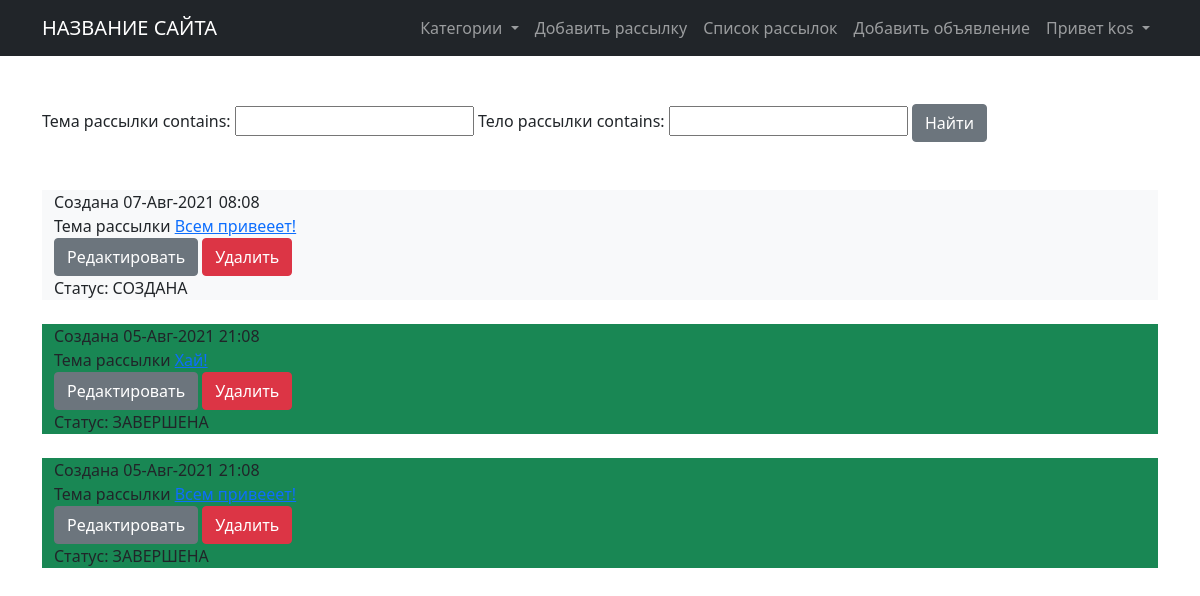
The app's page /mailing/ (signed in) with its own data.
### mailing/models.py (models this page shows)
class Mailing(models.Model):
    subject = models.CharField(max_length=128, verbose_name='Тема рассылки')
    body = models.TextField(blank=True, null=True, verbose_name='Тело рассылки')
    create_date = models.DateTimeField(auto_now_add=True, verbose_name='Время добавления')
    finished = models.BooleanField(default=False)

### mailing/views.py (the view)
# urls.py: path('', MailingListView.as_view(), name='mailing_list'),
class MailingListView(LoginRequiredMixin, PermissionRequiredMixin, ListView):
    model = Mailing
    template_name = 'mailing_list.html'
    permission_required = ('mailing.add_mailing',)
    context_object_name = 'mailings'
    queryset = Mailing.objects.order_by('-id')
    paginate_by = 10
    def get_context_data(self, **kwargs):  # забираем отфильтрованные объекты переопределяя метод get_context_data у наследуемого класса (привет, полиморфизм, мы скучали!!!)
        context = super().get_context_data(**kwargs)
        context['filter'] = MailingFilter(self.request.GET, queryset=self.get_queryset())
        return context

### posts/custom_context_processor.py (called while the page is built)
def site_name_render(request):
    return {
        'site_name': Site.objects.get_current().name,
    }

def cat_names_render(request):
    cat_names = {i.name: i.label for i in Post.Category}
    return {
        'cat_names': cat_names,
    }

### posts/templatetags/custom_filters.py (called while the page is built)
@register.filter(name='get_item')
def get_item(dictionary, key):
    return dictionary.get(key)

@register.filter(name='has_group')
def has_group(user, group_name):
    return user.groups.filter(name=group_name).exists()

### templates/mailing_list.html (shortened to what this page needs)
{% extends 'base.html' %}
{% block content %}
<form method="GET">
    {{ filter.form }}
    <input type="submit" value="Найти" class="btn btn-secondary">
</form>
    <br/><br/>
    {% for mailing in filter.qs %}
        {% if mailing.finished %}
            <div class="container px-8 bg-success">
        {% else %}
            <div class="container px-8 bg-light">
        {% endif %}
                Создана {{ mailing.create_date|date:'d-M-Y H:m' }}<br/>
                Тема рассылки <a href="{% url 'mailing_detail' mailing.id %}" >{{ mailing.subject|truncatechars:21 }}</a><br/>
                <a href="{% url 'mailing_update' mailing.id %}" class="btn btn-secondary">Редактировать</a>
                <a href="{% url 'mailing_delete' mailing.id %}" class="btn btn-danger">Удалить</a><br/>
                Статус:
                    {% if mailing.finished %}
                        ЗАВЕРШЕНА
                    {% else %}
                        СОЗДАНА
                    {% endif %}
            </div>
<br/>
{% endfor %}
{% endblock content %}

### templates/base.html (shortened to what this page needs)
{% load static %}
{% load custom_filters %}
<!DOCTYPE html>
<html lang="en">
    <head>
        <link href="{% static 'vendor/bootstrap/css/styles.css' %}" rel="stylesheet"/>
    </head>
    <body>
         <nav class="navbar navbar-expand-lg navbar-dark bg-dark">
    <div class="container">
      <a class="navbar-brand" href="{% url 'home' %}">{{ site_name }}</a>
      <div class="collapse navbar-collapse" id="navbarSupportedContent">
        <ul class="navbar-nav ms-auto">
            <li class="nav-item dropdown">
          <a class="nav-link dropdown-toggle" href="#" id="navbarDropdown" role="button" data-bs-toggle="dropdown" aria-expanded="false">
            Категории
          </a>
        </li>
        {% if request.user|has_group:"staff" %}
                <li class="nav-item">
                       <a class="nav-link" href="{% url 'mailing_create' %}">Добавить рассылку</a>
                </li>
        <li class="nav-item">
                       <a class="nav-link" href="{% url 'mailing_list' %}">Список рассылок</a>
                </li>
        {% endif %}
            {% if user.is_authenticated %}
                <li class="nav-item">
                       <a class="nav-link" href="{% url 'post_create' %}">Добавить объявление</a>
                </li>
                <li class="nav-item dropdown">
          <a class="nav-link dropdown-toggle" href="#" id="navbarDropdown" role="button" data-bs-toggle="dropdown" aria-expanded="false">
            Привет {{ user.username }}
          </a>
        </li>
            {% endif %}
        </ul>
      </div>
    </div>
  </nav>
        <div class="container">
            <div class="text-left mt-5">
                {% block content %}{% endblock content %}
            </div>
        </div>
    </body>
</html>

### records on screen
Mailing: create_date "07-Авг-2021 08:08", subject "Всем привееет!", finished "СОЗДАНА"
Mailing: create_date "05-Авг-2021 21:08", finished "ЗАВЕРШЕНА"
Mailing: create_date "05-Авг-2021 21:08", finished "ЗАВЕРШЕНА"

### other values on screen
{{ site_name }} "НАЗВАНИЕ САЙТА"
{{ user.username }} "kos"
